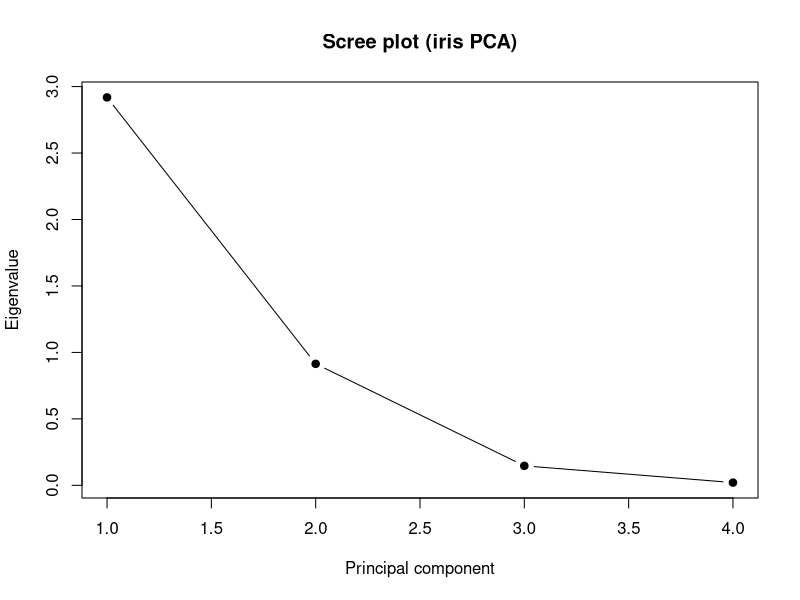
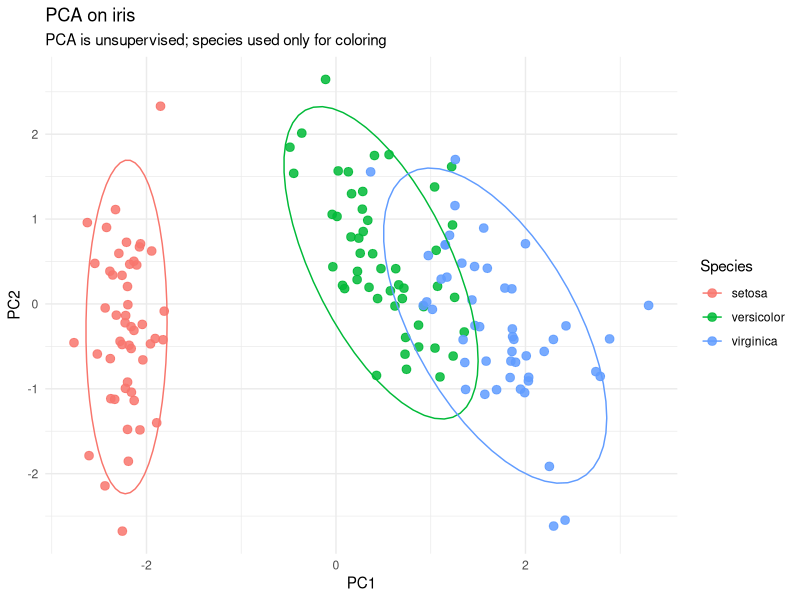
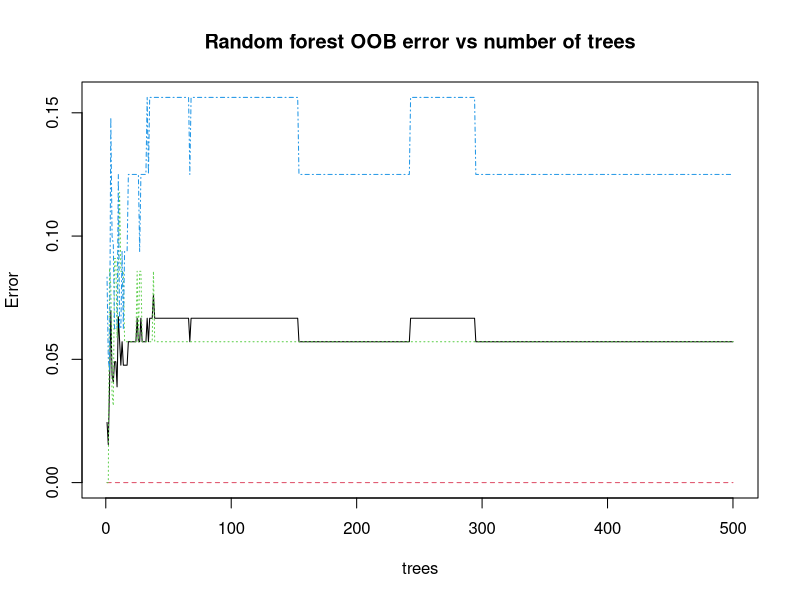
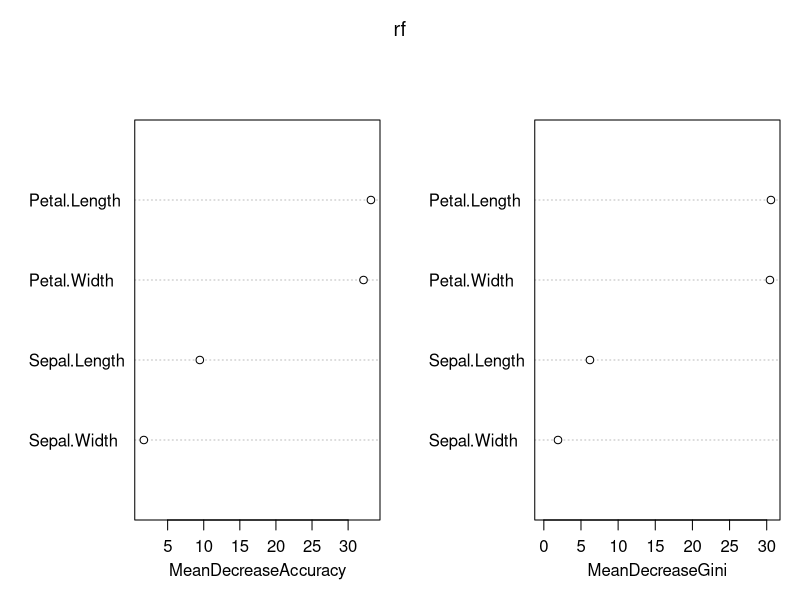

These charts were generated, in order, by the following R code:
# Statistical Machine Learning

# For reproducible results
set.seed(1)

# Packages used today
library(ggplot2)
library(psych)        # Bartlett's test - used to determine when to stop choosing PCs
library(randomForest) # Random forest

# Data
data(iris)

irisdata <- iris

iris_num <- iris[, 1:4]
iris_species <- iris$Species

round(cor(iris_num), 2)

# Bartlett's to see if PCA is even worth doing
bart <- cortest.bartlett(cor(iris_num), n = nrow(iris_num))
bart
# Very significant p-value so worth it

# fit the pcs model:
pca <- prcomp(iris_num, center = TRUE, scale. = TRUE)
summary(pca)
# Can't calculate more PCs than variables in dataset
# Gives proportion of how much variance is described by each PC

eig <- pca$sdev^2
pve <- eig / sum(eig)

pca_var_table <- data.frame(
  PC = paste0("PC", 1:length(eig)),
  Eigenvalue = round(eig, 3),
  PVE = round(pve, 3),
  CumPVE = round(cumsum(pve), 3)
)
pca_var_table

plot(eig, type = "b", pch = 19,
     xlab = "Principal component",
     ylab = "Eigenvalue",
     main = "Scree plot (iris PCA)")
# Based on graph might only take PC1 and 2 (above elbow)
# Can test which to use by using a broken stick test

# test
broken_stick <- function(p) sapply(1:p, function(k) sum(1/(k:p)) / p)
bs <- broken_stick(ncol(iris_num))

retain <- data.frame(
  PC = paste0("PC", 1:length(pve)),
  ObservedPVE = round(pve, 3),
  BrokenStick = round(bs, 3),
  Keep = pve > bs
)
retain
# Tells you to only take 1 but we're going to take 2 anyway

head(pca$x)

scores <- as.data.frame(pca$x)
scores$Species <- iris_species

plt <- ggplot(scores, aes(PC1, PC2, color = Species)) +
  geom_point(size = 2.6, alpha = 0.85) +
  theme_minimal() +
  labs(title = "PCA on iris", subtitle = "PCA is unsupervised; species used only for coloring")

plt + stat_ellipse() # 95% CI

# PCA itself is unsupervised. But after PCA, you can test whether known groups differ in the reduced space.
man <- manova(cbind(PC1, PC2) ~ Species, data = scores)
summary(man, test = "Pillai")

# random forest model
set.seed(42)
id_train <- sample(seq_len(nrow(iris)), size = 0.7 * nrow(iris))
train <- iris[id_train, ] # Training dataset for training the model
test  <- iris[-id_train, ] # Testing dataset - new data to model and it won't know group membership
# Traditionally 70% training and 30% testing
train
test

set.seed(123)
rf <- randomForest(
  Species ~ ., data = train, # Period means all other data
  ntree = 500, # Number of tress made based on hardness
  mtry = 2, # Number of features selected in our bootstrapping - rule of thumb is sqrt of # of features you have
  importance = TRUE
)
rf
# OOB is out of bag error
# Confusion matrix is whether algorithm got group classification correct, want to see all 0s with diagonal fully populated

# Knew group membership the whole time, now putting new data into same model
pred <- predict(rf, newdata = test)
conf <- table(Observed = test$Species, Predicted = pred)
conf

# Checking accuracy
acc <- mean(pred == test$Species)
acc

# oob plot
plot(rf, main = "Random forest OOB error vs number of trees")
# Becomes mostly horizontal very quickly, means we could've only done like 100 trees

# importance
importance(rf)
# Mean decrease accuracy is how well each variable contributed to prediction power
# Gini is how well it contributed to separation into each class
# This all tells you how much each variable matters

varImpPlot(rf)
